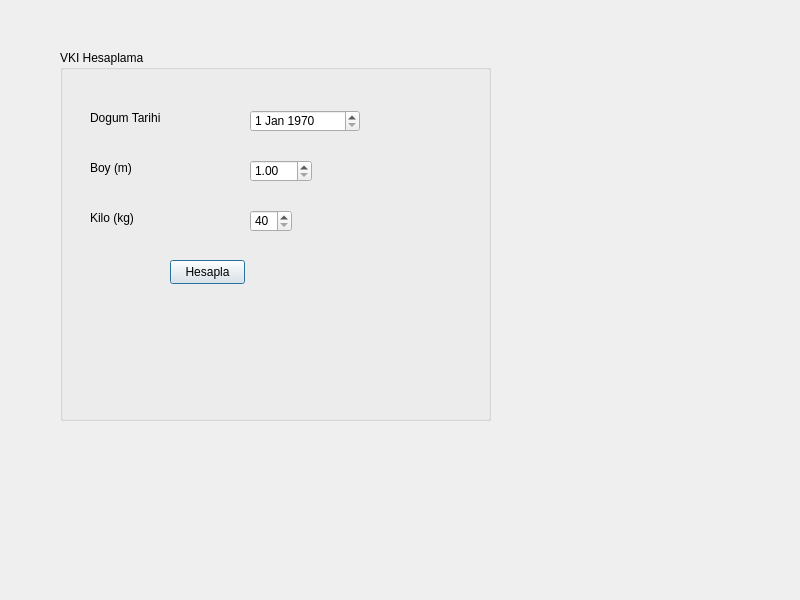
<?xml version="1.0" encoding="UTF-8"?>
<ui version="4.0">
 <class>Dialog</class>
 <widget class="QDialog" name="Dialog">
  <property name="geometry">
   <rect>
    <x>0</x>
    <y>0</y>
    <width>800</width>
    <height>600</height>
   </rect>
  </property>
  <property name="windowTitle">
   <string>Dialog</string>
  </property>
  <widget class="QGroupBox" name="groupBox">
   <property name="geometry">
    <rect>
     <x>60</x>
     <y>50</y>
     <width>431</width>
     <height>371</height>
    </rect>
   </property>
   <property name="title">
    <string>VKI Hesaplama</string>
   </property>
   <widget class="QLabel" name="label">
    <property name="geometry">
     <rect>
      <x>30</x>
      <y>60</y>
      <width>81</width>
      <height>16</height>
     </rect>
    </property>
    <property name="text">
     <string>Dogum Tarihi</string>
    </property>
   </widget>
   <widget class="QLabel" name="label_2">
    <property name="geometry">
     <rect>
      <x>30</x>
      <y>110</y>
      <width>49</width>
      <height>16</height>
     </rect>
    </property>
    <property name="text">
     <string>Boy (m)</string>
    </property>
   </widget>
   <widget class="QLabel" name="label_3">
    <property name="geometry">
     <rect>
      <x>30</x>
      <y>160</y>
      <width>49</width>
      <height>16</height>
     </rect>
    </property>
    <property name="text">
     <string>Kilo (kg)</string>
    </property>
   </widget>
   <widget class="QDateEdit" name="dateEdit">
    <property name="geometry">
     <rect>
      <x>190</x>
      <y>60</y>
      <width>110</width>
      <height>22</height>
     </rect>
    </property>
    <property name="date">
     <date>
      <year>1970</year>
      <month>1</month>
      <day>1</day>
     </date>
    </property>
   </widget>
   <widget class="QDoubleSpinBox" name="dSB_boy">
    <property name="geometry">
     <rect>
      <x>190</x>
      <y>110</y>
      <width>62</width>
      <height>22</height>
     </rect>
    </property>
    <property name="decimals">
     <number>2</number>
    </property>
    <property name="minimum">
     <double>1.000000000000000</double>
    </property>
    <property name="maximum">
     <double>3.000000000000000</double>
    </property>
    <property name="singleStep">
     <double>0.010000000000000</double>
    </property>
   </widget>
   <widget class="QSpinBox" name="sB_kilo">
    <property name="geometry">
     <rect>
      <x>190</x>
      <y>160</y>
      <width>42</width>
      <height>22</height>
     </rect>
    </property>
    <property name="minimum">
     <number>40</number>
    </property>
    <property name="maximum">
     <number>300</number>
    </property>
   </widget>
   <widget class="QPushButton" name="buton_hesapla">
    <property name="geometry">
     <rect>
      <x>110</x>
      <y>210</y>
      <width>75</width>
      <height>24</height>
     </rect>
    </property>
    <property name="text">
     <string>Hesapla</string>
    </property>
   </widget>
  </widget>
 </widget>
 <resources/>
 <connections/>
</ui>
